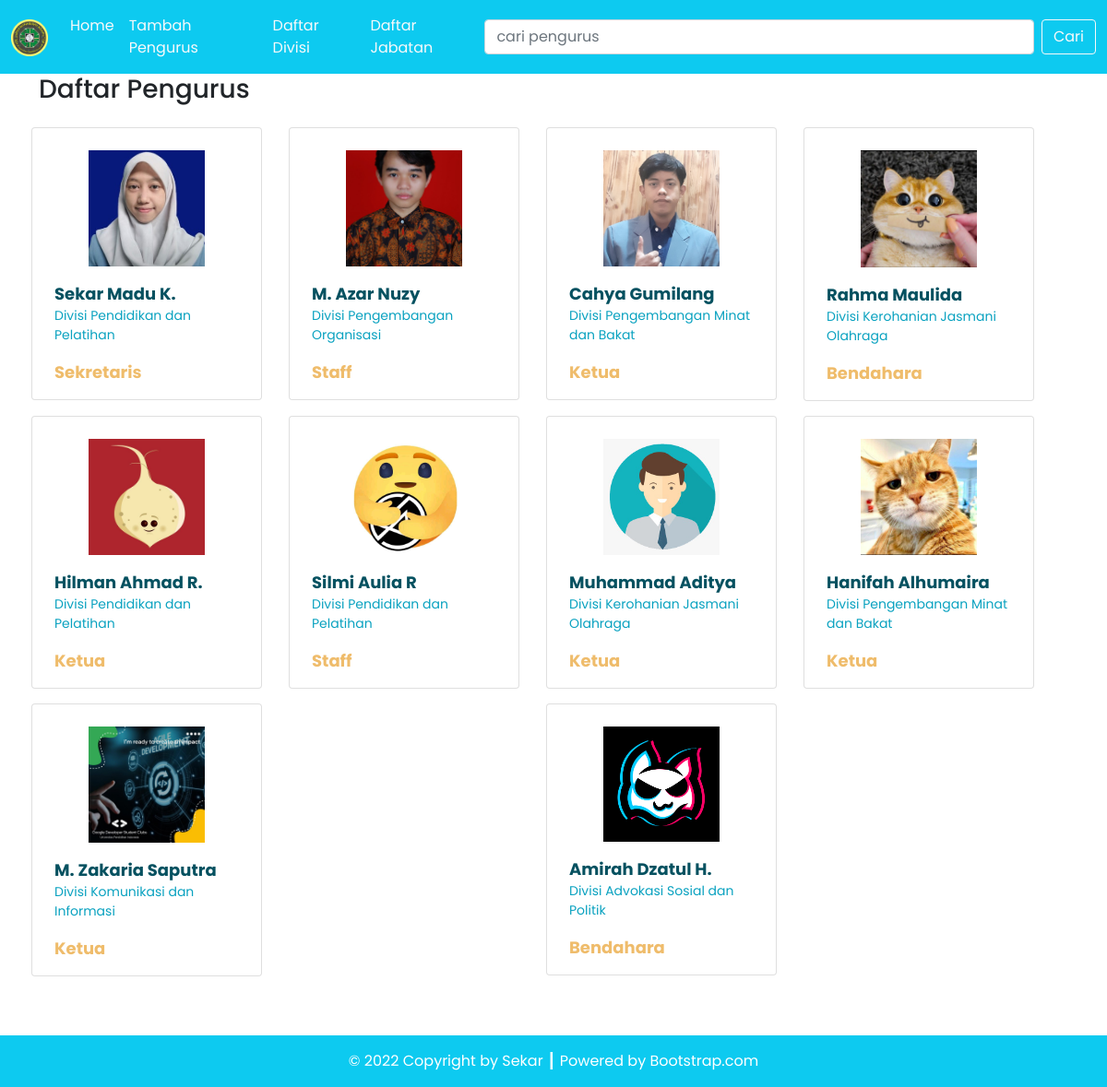
The page / on the database its author committed.
### tables this page shows
CREATE TABLE `pengurus` (
  `pengurus_id` int(11) NOT NULL AUTO_INCREMENT,
  `pengurus_foto` varchar(255) NOT NULL,
  `pengurus_nim` varchar(10) NOT NULL,
  `pengurus_nama` varchar(100) NOT NULL,
  `pengurus_semester` int(2) NOT NULL,
  `divisi_id` int(11) NOT NULL,
  `jabatan_id` int(11) NOT NULL,
  PRIMARY KEY (`pengurus_id`),
  KEY `divisi_id` (`divisi_id`,`jabatan_id`),
  KEY `jabatan_id` (`jabatan_id`),
  CONSTRAINT `pengurus_ibfk_1` FOREIGN KEY (`divisi_id`) REFERENCES `divisi` (`divisi_id`) ON DELETE CASCADE ON UPDATE CASCADE,
  CONSTRAINT `pengurus_ibfk_2` FOREIGN KEY (`jabatan_id`) REFERENCES `jabatan` (`jabatan_id`) ON DELETE CASCADE ON UPDATE CASCADE
);

CREATE TABLE `divisi` (
  `divisi_id` int(11) NOT NULL AUTO_INCREMENT,
  `divisi_nama` varchar(100) NOT NULL,
  PRIMARY KEY (`divisi_id`)
);

CREATE TABLE `jabatan` (
  `jabatan_id` int(11) NOT NULL AUTO_INCREMENT,
  `jabatan_nama` varchar(50) NOT NULL,
  PRIMARY KEY (`jabatan_id`)
);

### config.php (called while the page is built)
<?php
$DB_HOST = "localhost";
$DB_USERNAME = "root";
$DB_PASSWORD = "";
$DB_NAME = "db_ormawa";

### classes/DB.php (called while the page is built, shortened)
<?php
class DB
{
    private $hostname;
    private $username;
    private $password;
    private $dbname;
    private $conn;
    private $result;
    function __construct($hostname, $username, $password, $dbname)
    {
        $this->hostname = $hostname;
        $this->username = $username;
        $this->password = $password;
        $this->dbname = $dbname;
    }
    function open()
    {
        $this->conn = mysqli_connect($this->hostname, $this->username, $this->password, $this->dbname);
    }
    function execute($query)
    {
        $this->result = mysqli_query($this->conn, $query);
    }
    function getResult()
    {
        return mysqli_fetch_array($this->result);
    }
}

### classes/Pengurus.php (called while the page is built, shortened)
<?php
class Pengurus extends Jabatan
{
    function getPengurusJoin()
    {
        $query = "SELECT * FROM pengurus JOIN divisi ON pengurus.divisi_id=divisi.divisi_id JOIN jabatan ON pengurus.jabatan_id=jabatan.jabatan_id ORDER BY pengurus.pengurus_id";
        return $this->execute($query);
    }
}

### index.php (the view, shortened to what this page needs)
<?php
include('config.php');
include('classes/DB.php');
include('classes/Jabatan.php');
include('classes/Pengurus.php');
include('classes/Template.php');
$listPengurus = new Pengurus($DB_HOST, $DB_USERNAME, $DB_PASSWORD, $DB_NAME);
$listPengurus->open();
$listPengurus->getPengurusJoin();
if (isset($_POST['btn-cari'])) {
    $listPengurus->searchPengurus($_POST['cari']);
} else {
    $listPengurus->getPengurusJoin();
}
$data = null;
while ($row = $listPengurus->getResult()) {
    $data .= '<div class="col gx-2 gy-3 justify-content-center">' .
        '<div class="card pt-4 px-2 pengurus-thumbnail">
        <a href="detail.php?id=' . $row['pengurus_id'] . '">
            <div class="row justify-content-center">
                <img src="assets/images/' . $row['pengurus_foto'] . '" class="card-img-top" alt="' . $row['pengurus_foto'] . '">
            </div>
            <div class="card-body">
                <p class="card-text pengurus-nama my-0">' . $row['pengurus_nama'] . '</p>
                <p class="card-text divisi-nama">' . $row['divisi_nama'] . '</p>
                <p class="card-text jabatan-nama my-0">' . $row['jabatan_nama'] . '</p>
            </div>
        </a>
    </div>
    </div>';
}

### classes/Template.php (shortened to what this page needs)
<?php
class Template
{
    var $content = '';
    function __construct($filename = '')
    {
        $this->content = implode('', @file($filename));
    }
    function clear()
    {
        $this->content = preg_replace("/DATA_[A-Z|_|0-9]+/", "", $this->content);
    }
    function write()
    {
        print $this->content;
    }
    function replace($old = '', $new = '')
    {
        if (is_int($new)) {
            $value = sprintf("%d", $new);
        } elseif (is_float($new)) {
            $value = sprintf("%f", $new);
        } elseif (is_array($new)) {
            $value = '';
            foreach ($new as $item) {
                $value .= $item . ' ';
            }
        } else {
            $value = $new;
        }
        $this->content = preg_replace("/$old/", $value, $this->content);
    }
}

### rows shown on the page
pengurus: pengurus_foto (picture), pengurus_nama "Sekar Madu K.", divisi.divisi_nama "Divisi Pendidikan dan Pelatihan", jabatan.jabatan_nama "Sekretaris"
pengurus: pengurus_foto (picture), pengurus_nama "M. Azar Nuzy", divisi.divisi_nama "Divisi Pengembangan Organisasi", jabatan.jabatan_nama "Staff"
pengurus: pengurus_foto (picture), pengurus_nama "Cahya Gumilang", divisi.divisi_nama "Divisi Pengembangan Minat dan Bakat", jabatan.jabatan_nama "Ketua"
pengurus: pengurus_foto (picture), pengurus_nama "Rahma Maulida", divisi.divisi_nama "Divisi Kerohanian Jasmani Olahraga", jabatan.jabatan_nama "Bendahara"
pengurus: pengurus_foto (picture), pengurus_nama "Hilman Ahmad R.", divisi.divisi_nama "Divisi Pendidikan dan Pelatihan", jabatan.jabatan_nama "Ketua"
pengurus: pengurus_foto (picture), pengurus_nama "Silmi Aulia R", divisi.divisi_nama "Divisi Pendidikan dan Pelatihan", jabatan.jabatan_nama "Staff"
pengurus: pengurus_foto (picture), pengurus_nama "Muhammad Aditya", divisi.divisi_nama "Divisi Kerohanian Jasmani Olahraga", jabatan.jabatan_nama "Ketua"
pengurus: pengurus_foto (picture), pengurus_nama "Hanifah Alhumaira", divisi.divisi_nama "Divisi Pengembangan Minat dan Bakat", jabatan.jabatan_nama "Ketua"
pengurus: pengurus_foto (picture), pengurus_nama "M. Zakaria Saputra", divisi.divisi_nama "Divisi Komunikasi dan Informasi", jabatan.jabatan_nama "Ketua"
pengurus: pengurus_foto (picture), pengurus_nama "Amirah Dzatul H.", divisi.divisi_nama "Divisi Advokasi Sosial dan Politik", jabatan.jabatan_nama "Bendahara"
